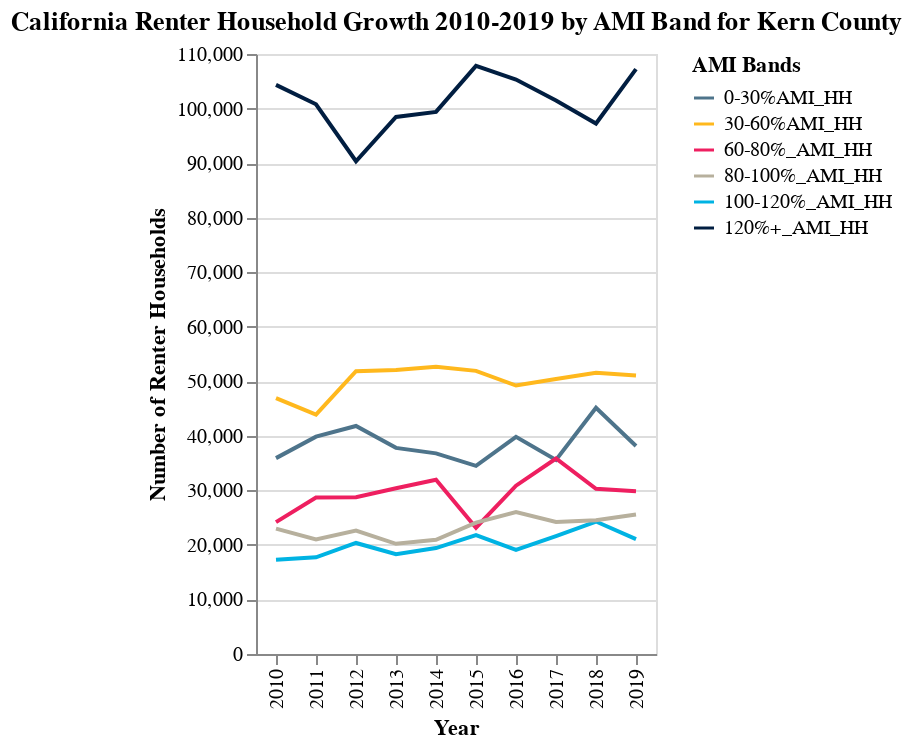

Notebook code cell kept with this figure:
### Code cell
graph_counties_full(df_melt_full_weight_counts_melt,'Kern County')

### Figure 1 — Vega-Lite specification as saved in the notebook (floating-point values rounded to 4 significant figures)
{"config": {"title": {"font": "Veranda Regular"}, "range": {"category": ["#4E748B", "#FFB81D", "#EE1F60", "#B7B09D", "#00B3E3", "#011E41"]}, "legend": {"labelFont": "Veranda Regular"}, "bar": {"fill": ["#4E748B", "#FFB81D", "#EE1F60", "#B7B09D", "#00B3E3", "#011E41"], "stroke": false}}, "data": {"name": "data-8340446726f22a0dffd7935171a90f3c"}, "mark": "line", "encoding": {"color": {"type": "nominal", "field": "AMI Bands", "sort": ["0-30%AMI_HH", "30-60%AMI_HH", "60-80%_AMI_HH", "80-100%_AMI_HH", "100-120%_AMI_HH", "120%+_AMI_HH"]}, "x": {"type": "nominal", "field": "Year"}, "y": {"type": "quantitative", "field": "Number of Renter Households"}}, "title": {"text": ["California Renter Household Growth 2010-2019 by AMI Band for Kern County"]}, "$schema": "https://vega.github.io/schema/vega-lite/v4.0.2.json", "datasets": {"data-8340446726f22a0dffd7935171a90f3c": [{"Year": "2010", "AMI Bands": "0-30%AMI_HH", "Number of Renter Households": 35909}, {"Year": "2010", "AMI Bands": "100-120%_AMI_HH", "Number of Renter Households": 17269}, {"Year": "2010", "AMI Bands": "120%+_AMI_HH", "Number of Renter Households": 104335}, {"Year": "2010", "AMI Bands": "30-60%AMI_HH", "Number of Renter Households": 46921}, {"Year": "2010", "AMI Bands": "60-80%_AMI_HH", "Number of Renter Households": 24178}, {"Year": "2010", "AMI Bands": "80-100%_AMI_HH", "Number of Renter Households": 22992}, {"Year": "2011", "AMI Bands": "0-30%AMI_HH", "Number of Renter Households": 39854}, {"Year": "2011", "AMI Bands": "100-120%_AMI_HH", "Number of Renter Households": 17729}, {"Year": "2011", "AMI Bands": "120%+_AMI_HH", "Number of Renter Households": 100789}, {"Year": "2011", "AMI Bands": "30-60%AMI_HH", "Number of Renter Households": 43890}, {"Year": "2011", "AMI Bands": "60-80%_AMI_HH", "Number of Renter Households": 28695}, {"Year": "2011", "AMI Bands": "80-100%_AMI_HH", "Number of Renter Households": 20982}, {"Year": "2012", "AMI Bands": "0-30%AMI_HH", "Number of Renter Households": 41809}, {"Year": "2012", "AMI Bands": "100-120%_AMI_HH", "Number of Renter Households": 20356}, {"Year": "2012", "AMI Bands": "120%+_AMI_HH", "Number of Renter Households": 90340}, {"Year": "2012", "AMI Bands": "30-60%AMI_HH", "Number of Renter Households": 51858}, {"Year": "2012", "AMI Bands": "60-80%_AMI_HH", "Number of Renter Households": 28733}, {"Year": "2012", "AMI Bands": "80-100%_AMI_HH", "Number of Renter Households": 22642}, {"Year": "2013", "AMI Bands": "0-30%AMI_HH", "Number of Renter Households": 37790}, {"Year": "2013", "AMI Bands": "100-120%_AMI_HH", "Number of Renter Households": 18285}, {"Year": "2013", "AMI Bands": "120%+_AMI_HH", "Number of Renter Households": 98454}, {"Year": "2013", "AMI Bands": "30-60%AMI_HH", "Number of Renter Households": 52067}, {"Year": "2013", "AMI Bands": "60-80%_AMI_HH", "Number of Renter Households": 30389}, {"Year": "2013", "AMI Bands": "80-100%_AMI_HH", "Number of Renter Households": 20197}, {"Year": "2014", "AMI Bands": "0-30%AMI_HH", "Number of Renter Households": 36786}, {"Year": "2014", "AMI Bands": "100-120%_AMI_HH", "Number of Renter Households": 19426}, {"Year": "2014", "AMI Bands": "120%+_AMI_HH", "Number of Renter Households": 99382}, {"Year": "2014", "AMI Bands": "30-60%AMI_HH", "Number of Renter Households": 52668}, {"Year": "2014", "AMI Bands": "60-80%_AMI_HH", "Number of Renter Households": 31934}, {"Year": "2014", "AMI Bands": "80-100%_AMI_HH", "Number of Renter Households": 20938}, {"Year": "2015", "AMI Bands": "0-30%AMI_HH", "Number of Renter Households": 34490}, {"Year": "2015", "AMI Bands": "100-120%_AMI_HH", "Number of Renter Households": 21814}, {"Year": "2015", "AMI Bands": "120%+_AMI_HH", "Number of Renter Households": 107818}, {"Year": "2015", "AMI Bands": "30-60%AMI_HH", "Number of Renter Households": 51911}, {"Year": "2015", "AMI Bands": "60-80%_AMI_HH", "Number of Renter Households": 23162}, {"Year": "2015", "AMI Bands": "80-100%_AMI_HH", "Number of Renter Households": 24079}, {"Year": "2016", "AMI Bands": "0-30%AMI_HH", "Number of Renter Households": 39818}, {"Year": "2016", "AMI Bands": "100-120%_AMI_HH", "Number of Renter Households": 19089}, {"Year": "2016", "AMI Bands": "120%+_AMI_HH", "Number of Renter Households": 105323}, {"Year": "2016", "AMI Bands": "30-60%AMI_HH", "Number of Renter Households": 49220}, {"Year": "2016", "AMI Bands": "60-80%_AMI_HH", "Number of Renter Households": 30854}, {"Year": "2016", "AMI Bands": "80-100%_AMI_HH", "Number of Renter Households": 26003}, {"Year": "2017", "AMI Bands": "0-30%AMI_HH", "Number of Renter Households": 35592}, {"Year": "2017", "AMI Bands": "100-120%_AMI_HH", "Number of Renter Households": 21630}, {"Year": "2017", "AMI Bands": "120%+_AMI_HH", "Number of Renter Households": 101474}, {"Year": "2017", "AMI Bands": "30-60%AMI_HH", "Number of Renter Households": 50402}, {"Year": "2017", "AMI Bands": "60-80%_AMI_HH", "Number of Renter Households": 35844}, {"Year": "2017", "AMI Bands": "80-100%_AMI_HH", "Number of Renter Households": 24204}, {"Year": "2018", "AMI Bands": "0-30%AMI_HH", "Number of Renter Households": 45131}, {"Year": "2018", "AMI Bands": "100-120%_AMI_HH", "Number of Renter Households": 24285}, {"Year": "2018", "AMI Bands": "120%+_AMI_HH", "Number of Renter Households": 97258}, {"Year": "2018", "AMI Bands": "30-60%AMI_HH", "Number of Renter Households": 51554}, {"Year": "2018", "AMI Bands": "60-80%_AMI_HH", "Number of Renter Households": 30291}, {"Year": "2018", "AMI Bands": "80-100%_AMI_HH", "Number of Renter Households": 24527}, {"Year": "2019", "AMI Bands": "0-30%AMI_HH", "Number of Renter Households": 38146}, {"Year": "2019", "AMI Bands": "100-120%_AMI_HH", "Number of Renter Households": 21063}, {"Year": "2019", "AMI Bands": "120%+_AMI_HH", "Number of Renter Households": 107228}, {"Year": "2019", "AMI Bands": "30-60%AMI_HH", "Number of Renter Households": 51039}, {"Year": "2019", "AMI Bands": "60-80%_AMI_HH", "Number of Renter Households": 29829}, {"Year": "2019", "AMI Bands": "80-100%_AMI_HH", "Number of Renter Households": 25584}]}}
